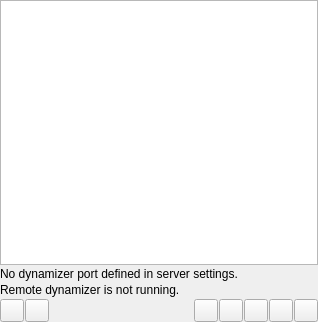
<?xml version="1.0" encoding="UTF-8"?>
<ui version="4.0">
 <class>DynamicPage</class>
 <widget class="QWidget" name="DynamicPage">
  <property name="geometry">
   <rect>
    <x>0</x>
    <y>0</y>
    <width>318</width>
    <height>322</height>
   </rect>
  </property>
  <layout class="QVBoxLayout" name="vlayout">
   <property name="spacing">
    <number>2</number>
   </property>
   <property name="margin">
    <number>0</number>
   </property>
   <item>
    <widget class="ItemView" name="view"/>
   </item>
   <item>
    <widget class="StatusLabel" name="infoLabel">
     <property name="text">
      <string>No dynamizer port defined in server settings.</string>
     </property>
    </widget>
   </item>
   <item>
    <widget class="StatusLabel" name="remoteRunningLabel">
     <property name="text">
      <string>Remote dynamizer is not running.</string>
     </property>
    </widget>
   </item>
   <item>
    <widget class="QWidget" name="controls">
     <layout class="QHBoxLayout" name="hlayout">
      <property name="margin">
       <number>0</number>
      </property>
      <property name="spacing">
       <number>1</number>
      </property>
      <item>
       <widget class="ToolButton" name="refreshBtn"/>
      </item>
      <item>
       <widget class="ToolButton" name="searchButton"/>
      </item>
       <item>
       <spacer name="horizontalSpacer">
        <property name="orientation">
          <enum>Qt::Horizontal</enum>
        </property>
        <property name="sizeHint" stdset="0">
         <size>
          <width>16</width>
          <height>20</height>
         </size>
        </property>
       </spacer>
      </item>
      <item>
       <widget class="SizeWidget" name="sizeWidget"/>
      </item>
      <item>
       <widget class="ToolButton" name="addBtn"/>
      </item>
      <item>
       <widget class="ToolButton" name="editBtn"/>
      </item>
      <item>
       <widget class="ToolButton" name="removeBtn"/>
      </item>
      <item>
       <widget class="ToolButton" name="startBtn"/>
      </item>
      <item>
       <widget class="ToolButton" name="stopBtn"/>
      </item>
     </layout>
   </widget>
  </item>
 </layout>
 </widget>
 <customwidgets>
  <customwidget>
   <class>ItemView</class>
   <extends>QTreeView</extends>
   <header>itemview.h</header>
  </customwidget>
  <customwidget>
   <class>StatusLabel</class>
   <extends>QLabel</extends>
   <header>statuslabel.h</header>
  </customwidget>
  <customwidget>
   <class>ToolButton</class>
   <extends>QToolButton</extends>
   <header>toolbutton.h</header>
  </customwidget>
  <customwidget>
   <class>SizeWidget</class>
   <extends>QWidget</extends>
   <header>sizewidget.h</header>
  </customwidget>
 </customwidgets>
 <resources/>
 <connections/>
</ui>
